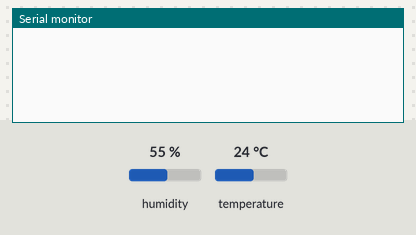
Bench run of a sketch on a simulated Arduino Uno, built with avr-gcc and run on an emulated ATmega328P. On the bench: the last lines printed to the serial monitor. The inputs (shaded band) are chosen by the test bench; at power-on: humidity 55 %, temperature 24 °C.

Above: at 3.2 s.
3.3 s: humidity set to 22 %
At 4.4 s:
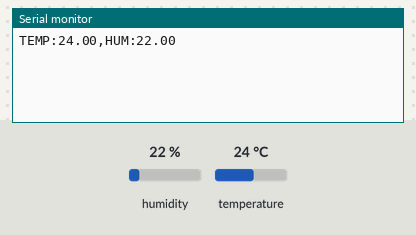
7.5 s: temperature set to 28 °C
At 9.1 s:
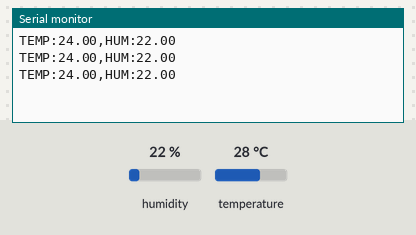
10.5 s: humidity set to 40 %
At 17.3 s:
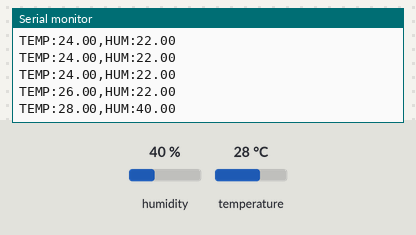
Timing chart, 0 to 18.8 s (numbered marks = the images above; inputs shaded):
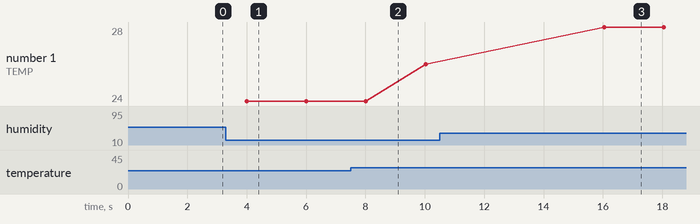

Measured:
- after the input at 3.3 s, the serial monitor: prints a new line after 0.71 s (image 1)
- after the input at 10.5 s, the serial monitor: prints a new line after 5.5 s (image 3)
- plotted number 1: 24 → 26 after the input at 7.5 s

The sketch:

dht22_sensor.ino
```cpp
#include "DHT.h"
#include <math.h>

// Define the digital pin connected to the DHT sensor
// Pin 2 is a common choice for Arduino Uno
#define DHTPIN 4

// Uncomment whatever type you're using!
// #define DHTTYPE DHT11   // DHT 11
#define DHTTYPE DHT22 // DHT 22  (AM2302), AM2321
// #define DHTTYPE DHT21   // DHT 21 (AM2301)

// Calibration offsets against a reference thermometer/hygrometer.
// Leave at 0.0f when calibrating on the backend via SENSOR_TEMP_OFFSET / SENSOR_HUMIDITY_OFFSET.
const float TEMP_OFFSET_C = 0.0f;
const float HUM_OFFSET_PCT = 0.0f;

// DHT22 physical operating limits per datasheet.
const float DHT22_TEMP_MIN_C = -40.0f;
const float DHT22_TEMP_MAX_C = 80.0f;
const float DHT22_HUM_MIN_PCT = 0.0f;
const float DHT22_HUM_MAX_PCT = 100.0f;

// Sliding-window trimmed-mean smoothing and spike suppression.
const int SAMPLE_WINDOW = 5;
const float MAX_TEMP_STEP_C = 4.0f;
const float MAX_HUM_STEP_PCT = 15.0f;
const int SPIKE_CONFIRM_COUNT = 3;

float tempWindow[SAMPLE_WINDOW];
float humWindow[SAMPLE_WINDOW];
int windowCount = 0;
int windowHead = 0;
bool hasBaseline = false;
float lastSmoothedTemp = 0.0f;
float lastSmoothedHum = 0.0f;
int consecutiveSpikes = 0;

// Initialize DHT sensor.
DHT dht(DHTPIN, DHTTYPE);

static float clampFloat(float value, float minVal, float maxVal) {
  if (value < minVal) return minVal;
  if (value > maxVal) return maxVal;
  return value;
}

static float trimmedMean(const float *samples, int count) {
  float sorted[SAMPLE_WINDOW];
  for (int i = 0; i < count; i++) {
    sorted[i] = samples[i];
  }
  for (int i = 1; i < count; i++) {
    float key = sorted[i];
    int j = i - 1;
    while (j >= 0 && sorted[j] > key) {
      sorted[j + 1] = sorted[j];
      j--;
    }
    sorted[j + 1] = key;
  }
  if (count >= 3) {
    float sum = 0.0f;
    for (int i = 1; i < count - 1; i++) {
      sum += sorted[i];
    }
    return sum / (count - 2);
  }
  float sum = 0.0f;
  for (int i = 0; i < count; i++) {
    sum += sorted[i];
  }
  return sum / count;
}

static void pushSample(float temp, float hum) {
  tempWindow[windowHead] = temp;
  humWindow[windowHead] = hum;
  windowHead = (windowHead + 1) % SAMPLE_WINDOW;
  if (windowCount < SAMPLE_WINDOW) {
    windowCount++;
  }
}

void setup() {
  // Start the serial connection with 9600 baud rate
  // This must match the backend's settings (sensor_baud_rate=9600)
  Serial.begin(9600);

  // Wait for serial monitor to open (optional)
  while (!Serial) {
    ; // wait for serial port to connect. Needed for native USB port only
  }

  // Initialize the DHT sensor and allow power-on stabilization
  dht.begin();
  delay(2000);
}

void loop() {
  // Wait 2 seconds between measurements.
  // The DHT22 sensor can only be read every 2 seconds.
  delay(2000);

  // Reading temperature or humidity takes about 250 milliseconds!
  // Sensor readings may also be up to 2 seconds 'old' (its a very slow sensor)
  float humidity = dht.readHumidity();
  // Read temperature as Celsius (the default)
  float temperature = dht.readTemperature();

  // Check if any reads failed or returned non-finite / out-of-range values.
  if (isnan(humidity) || isnan(temperature) || isinf(humidity) || isinf(temperature)) {
    Serial.println("ERROR: Failed to read from DHT sensor! (Check wiring, pin, "
                   "or DHTTYPE)");
    return;
  }
  if (temperature < DHT22_TEMP_MIN_C || temperature > DHT22_TEMP_MAX_C ||
      humidity < DHT22_HUM_MIN_PCT || humidity > DHT22_HUM_MAX_PCT) {
    Serial.println("ERROR: Out-of-range DHT22 reading discarded");
    return;
  }

  temperature = clampFloat(temperature + TEMP_OFFSET_C, DHT22_TEMP_MIN_C, DHT22_TEMP_MAX_C);
  humidity = clampFloat(humidity + HUM_OFFSET_PCT, DHT22_HUM_MIN_PCT, DHT22_HUM_MAX_PCT);

  // Guard against transient electrical spikes once warmed up; confirm real shifts after 3 reads.
  if (hasBaseline && windowCount >= 3) {
    bool largeJump = fabs(temperature - lastSmoothedTemp) > MAX_TEMP_STEP_C ||
                     fabs(humidity - lastSmoothedHum) > MAX_HUM_STEP_PCT;
    if (largeJump) {
      consecutiveSpikes++;
      if (consecutiveSpikes < SPIKE_CONFIRM_COUNT) {
        return;
      }
      windowCount = 0;
      windowHead = 0;
    }
  }
  consecutiveSpikes = 0;

  pushSample(temperature, humidity);
  lastSmoothedTemp = trimmedMean(tempWindow, windowCount);
  lastSmoothedHum = clampFloat(trimmedMean(humWindow, windowCount), DHT22_HUM_MIN_PCT, DHT22_HUM_MAX_PCT);
  hasBaseline = true;

  // Send the smoothed payload to the backend via Serial.
  // Expected format by backend: TEMP:26.50,HUM:72.30
  Serial.print("TEMP:");
  Serial.print(lastSmoothedTemp, 2);
  Serial.print(",HUM:");
  Serial.print(lastSmoothedHum, 2);
  Serial.println();
}
  
```
